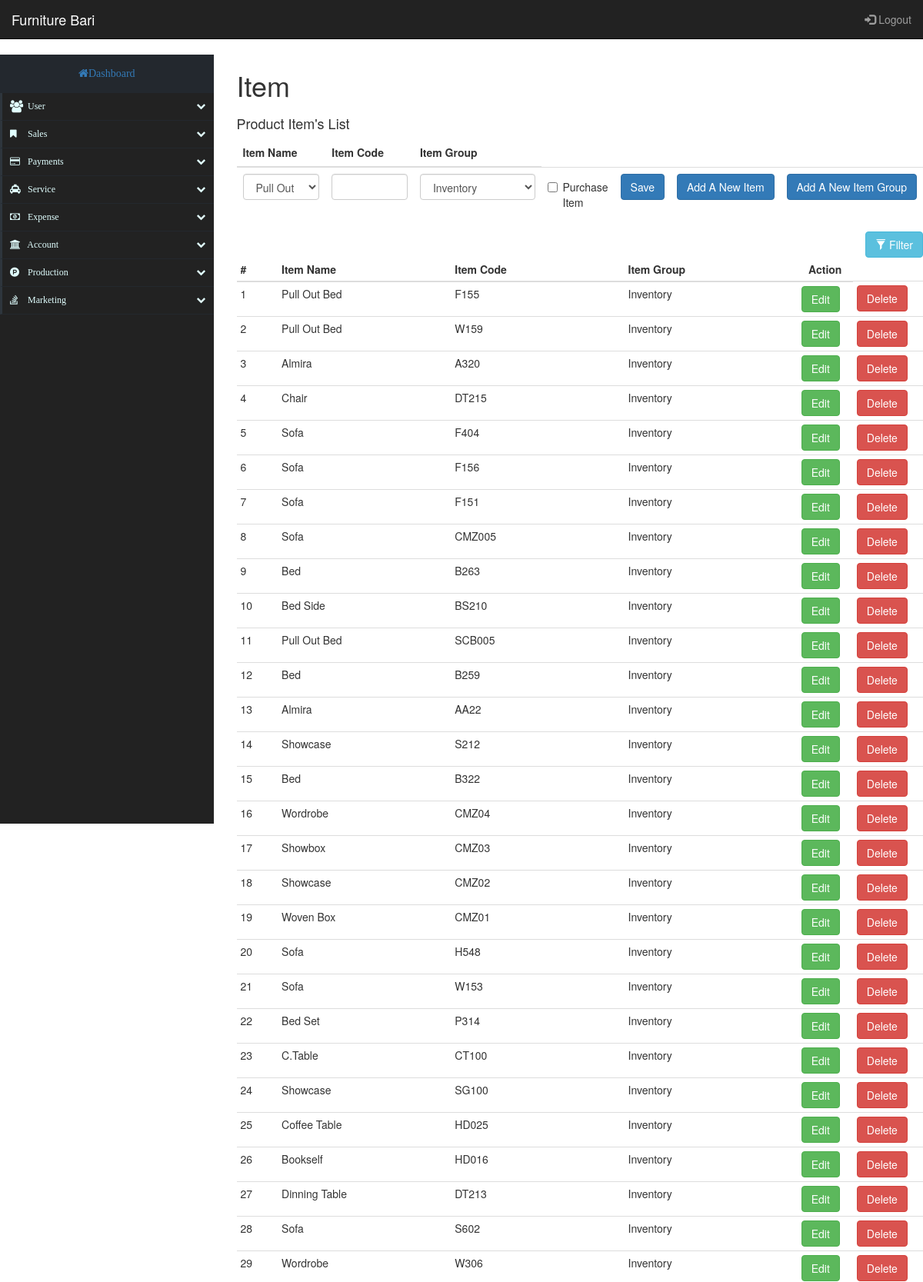
Screenshot of /sales/create/item (upper part) with the database file from the repository.
### tables this page shows
CREATE TABLE IF NOT EXISTS `ji_product_item` (
  `id` int(11) NOT NULL AUTO_INCREMENT,
  `item_name` varchar(100) NOT NULL,
  `item_code` varchar(100) NOT NULL,
  `item_group` varchar(100) NOT NULL,
  `purchase_item` int(11) NOT NULL,
  PRIMARY KEY (`id`)
);

### application/controllers/SalesController.php (called while the page is built, shortened)
<?php
class SalesController extends CI_Controller
{
	public function __construct()
	{
        $this->load->library("excel");
		$this->load->model('SalesModel');
	}
	public function item($type='')
	{
		if ($type == 'group')
		{
			$data['title'] = 'Item';
			$data['page'] = 'sales/item';
			$data['type'] = $type;
			$data['item_groups'] = $this->SalesModel->fetchItemGroup();
		}
		else
		{
			$data['title'] = 'Item';
			$data['page'] = 'sales/item';
			$data['type'] = $type;
			$data['items'] = $this->SalesModel->fetchItem();
			$data['item_names'] = $this->SalesModel->fetchItemName();
			$data['item_groups'] = $this->SalesModel->fetchItemGroup();
		}
		$this->load->view('layouts/master', $data);
	}
}

### index.php (called while the page is built, shortened)
<?php
require_once BASEPATH.'core/CodeIgniter.php';

### application/models/SalesModel.php (called while the page is built, shortened)
<?php
class SalesModel extends CI_Model
{
	public function fetchItem()
	{
		$query = $this->db->select('*')
						->order_by('id', 'desc')
						->get('ji_product_item')
						->result();
		return $query;
	}
	public function fetchItemName()
	{
		$query = $this->db->select('*')
						->order_by('id', 'desc')
						->get('ji_product_item_name')
						->result();
		return $query;
	}
	public function fetchItemGroup()
	{
		$query = $this->db->select('*')
						->order_by('id', 'desc')
						->get('ji_product_item_group')
						->result();
		return $query;
	}
}

### application/views/sales/item.php (the view, shortened to what this page needs)
<?php if($type == 'edit_item_group'): ?>
    <h4>Edit Product Item Group</h4>
    <form class="form-horizontal formRoot" action="<?= base_url("sales/item/update/group/$edit_item_group_id") ?>" method="POST">
        <table class="table order-list">
            <thead>
                <tr>
                    <th class="col-sm-2">Group Name</th>
                </tr>
            </thead>
            <tbody>
                <tr>
                    <td>
                        <input type="text" name="item_Group_name" class="form-control required" value="<?= $edit_item_group->item_group_name ?>" />
                    </td>
                    <td style="text-align: left;">
                        <button type="submit" class="btn btn-primary">Save</button>
                    </td>
                </tr>
            </tbody>
        </table>
    </form>
<?php else: ?>
    <div class="row">
        <div class="col-md-3">
            <h4>Product Item's List</h4>
        </div>
    </div>
    <form class="form-horizontal formRoot" action="<?= base_url('sales/insert/item') ?>" method="POST">
        <table class="table order-list">
            <thead>
                <tr>
                    <th class="col-sm-2">Item Name</th>
                    <th class="col-sm-2">Item Code</th>
                    <th class="col-sm-3">Item Group</th>
                </tr>
            </thead>
            <tbody>
                <tr>
                    <td>
                        <select class="form-control" name="item_name">
                            <?php foreach ($item_names as $item_name): ?>
                                <option value="<?= $item_name->item_name ?>"><?= $item_name->item_name ?></option>
                            <?php endforeach ?>
                        </select>
                    </td>
                    <td>
                        <input type="text" name="item_code" class="form-control required" />
                    </td>
                    <td>
                        <select class="form-control" name="item_group">
                            <?php foreach ($item_groups as $item_group): ?>
                                <option value="<?= $item_group->item_group_name ?>"><?= $item_group->item_group_name ?></option>
                            <?php endforeach ?>
                        </select>
                    </td>
                    <td>
                        <div class="checkbox">
                            <label><input type="checkbox" id="purchase-item" name="purchase_item">Purchase Item</label>
                        </div>
                    </td>
                    <td>
                        <button type="submit" class="btn btn-primary">Save</button>
                    </td>
                    <td>
                        <a href="<?= base_url('sales/create/item/name') ?>" class="btn btn-primary">Add A New Item</a>
                    </td>
                    <td>
                        <a href="<?= base_url('sales/item/create/group') ?>" class="btn btn-primary">Add A New Item Group</a>
                    </td>
                </tr>
            </tbody>
        </table>
    </form>
    <div class="filterable">
        <div class="pull-right">
            <button class="btn btn-info btn-xm btn-filter"><span class="glyphicon glyphicon-filter"></span> Filter</button>
        </div>
        <table class="table table-condensed table-hover">
            <thead>
                <tr class="filters">
                    <th width="6%"><input type="text" class="form-control" placeholder="#" disabled></th>
                    <th><input type="text" class="form-control" placeholder="Item Name" disabled></th>
                    <th><input type="text" class="form-control" placeholder="Item Code" disabled></th>
                    <th><input type="text" class="form-control" placeholder="Item Group" disabled></th>
                    <th class="text-center">Action</th>
                </tr>
            </thead>
            <tbody>
                <?php foreach ($items as $key => $item): ?>
                    <tr>
                        <td><?= ++$key ?></td>
                        <td><?= $item->item_name ?></td>
                        <td><?= $item->item_code ?></td>
                        <td><?= $item->item_group ?></td>
                        <td><a href="<?= base_url("sales/edit/item/$item->id") ?>" class="btn btn-success">Edit</a></td>
                        <td><a href="<?= base_url("sales/delete/item/$item->id") ?>" class="btn btn-danger">Delete</a></td>
                    </tr>
                <?php endforeach ?>
            </tbody>
        </table>
    </div>
<?php endif ?>

### assets/css/custom.css (style rules this page uses)
html, body { height: 100%; overflow-x: hidden; }
a:focus,a:hover,a { outline:none; text-decoration: none; }

### application/views/sales/item.php (style rules this page uses)
.filterable { margin-top: 15px; }
.filterable .filters input[disabled] { background-color: transparent; border: none; cursor: auto; box-shadow: none; padding: 0; height: auto; }

### rows the page displays
ji_product_item: item_name "Pull Out Bed", item_code "F155", item_group "Inventory"
ji_product_item: item_name "Pull Out Bed", item_code "W159", item_group "Inventory"
ji_product_item: item_name "Almira", item_code "A320", item_group "Inventory"
ji_product_item: item_name "Chair", item_code "DT215", item_group "Inventory"
ji_product_item: item_name "Sofa", item_code "F404", item_group "Inventory"
ji_product_item: item_name "Sofa", item_code "F156", item_group "Inventory"
ji_product_item: item_name "Sofa", item_code "F151", item_group "Inventory"
ji_product_item: item_name "Sofa", item_code "CMZ005", item_group "Inventory"
ji_product_item: item_name "Bed", item_code "B263", item_group "Inventory"
ji_product_item: item_name "Bed Side", item_code "BS210", item_group "Inventory"
ji_product_item: item_name "Pull Out Bed", item_code "SCB005", item_group "Inventory"
ji_product_item: item_name "Bed", item_code "B259", item_group "Inventory"
ji_product_item: item_name "Almira", item_code "AA22", item_group "Inventory"
ji_product_item: item_name "Showcase", item_code "S212", item_group "Inventory"
ji_product_item: item_name "Bed", item_code "B322", item_group "Inventory"
ji_product_item: item_name "Wordrobe", item_code "CMZ04", item_group "Inventory"
ji_product_item: item_name "Showbox", item_code "CMZ03", item_group "Inventory"
ji_product_item: item_name "Showcase", item_code "CMZ02", item_group "Inventory"
ji_product_item: item_name "Woven Box", item_code "CMZ01", item_group "Inventory"
ji_product_item: item_name "Sofa", item_code "H548", item_group "Inventory"
ji_product_item: item_name "Sofa", item_code "W153", item_group "Inventory"
ji_product_item: item_name "Bed Set", item_code "P314", item_group "Inventory"
ji_product_item: item_name "C.Table", item_code "CT100", item_group "Inventory"
ji_product_item: item_name "Showcase", item_code "SG100", item_group "Inventory"
ji_product_item: item_name "Coffee Table", item_code "HD025", item_group "Inventory"
ji_product_item: item_name "Bookself", item_code "HD016", item_group "Inventory"
ji_product_item: item_name "Dinning Table", item_code "DT213", item_group "Inventory"
ji_product_item: item_name "Sofa", item_code "S602", item_group "Inventory"
ji_product_item: item_name "Wordrobe", item_code "W306", item_group "Inventory"

### other values shown
ORG_NAME "Furniture Bari"
$title "Item"
form field item_name "Pull Out Bed"
form field item_group "Inventory"
